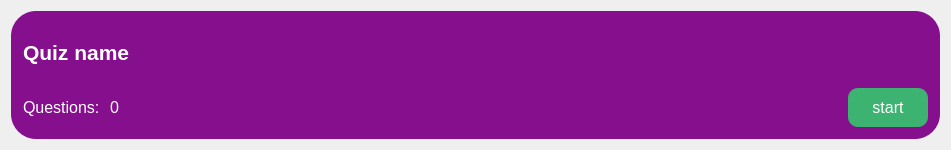
<?xml version="1.0" encoding="UTF-8"?>
<ui version="4.0">
 <class>quizinfo</class>
 <widget class="QWidget" name="quizinfo">
  <property name="geometry">
   <rect>
    <x>0</x>
    <y>0</y>
    <width>951</width>
    <height>150</height>
   </rect>
  </property>
  <property name="minimumSize">
   <size>
    <width>0</width>
    <height>150</height>
   </size>
  </property>
  <property name="font">
   <font>
    <pointsize>12</pointsize>
   </font>
  </property>
  <property name="windowTitle">
   <string>Form</string>
  </property>
  <layout class="QGridLayout" name="gridLayout">
   <item row="0" column="0">
    <widget class="QFrame" name="frame">
     <property name="minimumSize">
      <size>
       <width>0</width>
       <height>100</height>
      </size>
     </property>
     <property name="maximumSize">
      <size>
       <width>1000</width>
       <height>16777215</height>
      </size>
     </property>
     <property name="styleSheet">
      <string notr="true">background: #850F8D;
border-radius: 25px;</string>
     </property>
     <property name="frameShape">
      <enum>QFrame::StyledPanel</enum>
     </property>
     <property name="frameShadow">
      <enum>QFrame::Raised</enum>
     </property>
     <layout class="QGridLayout" name="gridLayout_2">
      <property name="leftMargin">
       <number>12</number>
      </property>
      <property name="topMargin">
       <number>12</number>
      </property>
      <property name="rightMargin">
       <number>12</number>
      </property>
      <property name="bottomMargin">
       <number>12</number>
      </property>
      <item row="1" column="0" colspan="2">
       <layout class="QHBoxLayout" name="horizontalLayout">
        <item>
         <widget class="QLabel" name="label_2">
          <property name="font">
           <font>
            <pointsize>12</pointsize>
           </font>
          </property>
          <property name="styleSheet">
           <string notr="true">color: white;</string>
          </property>
          <property name="text">
           <string>Questions: </string>
          </property>
         </widget>
        </item>
        <item>
         <widget class="QLabel" name="questions_number">
          <property name="font">
           <font>
            <pointsize>12</pointsize>
           </font>
          </property>
          <property name="styleSheet">
           <string notr="true">color: white;</string>
          </property>
          <property name="text">
           <string>0</string>
          </property>
         </widget>
        </item>
       </layout>
      </item>
      <item row="1" column="3">
       <widget class="QPushButton" name="start_button">
        <property name="font">
         <font>
          <pointsize>12</pointsize>
         </font>
        </property>
        <property name="styleSheet">
         <string notr="true">padding: 10px;
border-radius: 10px;
background: #3CB371;
color: white;
width: 60px;
</string>
        </property>
        <property name="text">
         <string>start</string>
        </property>
       </widget>
      </item>
      <item row="0" column="0">
       <widget class="QLabel" name="quiz_name">
        <property name="font">
         <font>
          <pointsize>16</pointsize>
          <bold>true</bold>
         </font>
        </property>
        <property name="styleSheet">
         <string notr="true">color: white;</string>
        </property>
        <property name="text">
         <string>Quiz name</string>
        </property>
       </widget>
      </item>
      <item row="1" column="2">
       <spacer name="horizontalSpacer">
        <property name="orientation">
         <enum>Qt::Horizontal</enum>
        </property>
        <property name="sizeHint" stdset="0">
         <size>
          <width>40</width>
          <height>20</height>
         </size>
        </property>
       </spacer>
      </item>
     </layout>
    </widget>
   </item>
  </layout>
 </widget>
 <resources/>
 <connections/>
</ui>
